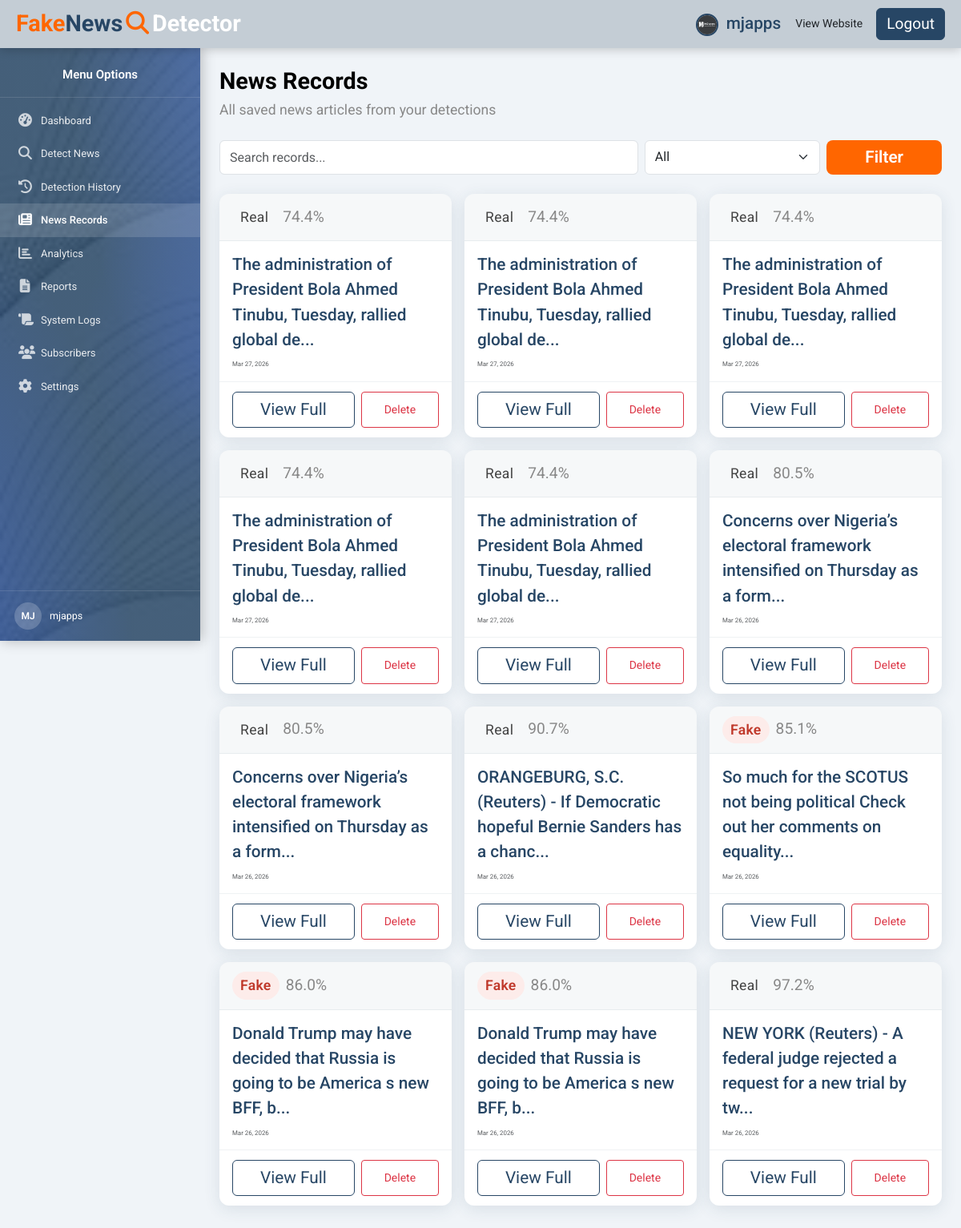
Page /dashboard/records (signed in) on the committed database.
### models/user.py (models this page shows, shortened)
class User(UserMixin, db.Model):
    __tablename__ = 'users'
    id = db.Column(db.Integer, primary_key=True)
    full_name = db.Column(db.String(150), nullable=False)
    email = db.Column(db.String(150), unique=True, nullable=False)
    username = db.Column(db.String(80), unique=True, nullable=False)
    password_hash = db.Column(db.String(256), nullable=False)
    role = db.Column(db.String(20), nullable=False, default='user')
    is_active = db.Column(db.Boolean, nullable=False, default=True)
    created_at = db.Column(db.DateTime, nullable=False, default=datetime.utcnow)
    last_login = db.Column(db.DateTime, nullable=True)
    profile_photo = db.Column(db.String(256), nullable=True)
    reset_token = db.Column(db.String(100), nullable=True)
    reset_token_expiry = db.Column(db.DateTime, nullable=True)
    detections = db.relationship('DetectionHistory', backref='user', lazy=True)
    articles = db.relationship('NewsRecord', backref='user', lazy=True)
    logs = db.relationship('SystemLog', backref='user', lazy=True)
    @property
    def is_authenticated(self):
        return True

### models/article.py (models this page shows, shortened)
class NewsRecord(db.Model):
    __tablename__ = 'news_records'
    id = db.Column(db.Integer, primary_key=True)
    title = db.Column(db.String(300), nullable=False)
    content = db.Column(db.Text, nullable=False)
    prediction = db.Column(db.String(20), nullable=False)
    confidence = db.Column(db.Float, nullable=True)
    source_url = db.Column(db.String(500), nullable=True)
    user_id = db.Column(db.Integer, db.ForeignKey('users.id'), nullable=False)
    created_at = db.Column(db.DateTime, nullable=False, default=datetime.utcnow)

### routes/dashboard.py (the view)
@dashboard_bp.route('/records')
@login_required
def records():
    search = request.args.get('search', '').strip()
    filter_val = request.args.get('filter', '').strip()
    page = request.args.get('page', 1, type=int)
    query = NewsRecord.query.filter_by(user_id=current_user.id)
    if search:
        query = query.filter(
            (NewsRecord.title.ilike(f'%{search}%')) |
            (NewsRecord.content.ilike(f'%{search}%'))
        )
    if filter_val:
        query = query.filter_by(prediction=filter_val)
    records_data = (
        query.order_by(NewsRecord.created_at.desc())
        .paginate(page=page, per_page=12, error_out=False)
    )
    return render_template(
        'dashboard/records.html',
        records=records_data,
        search=search,
        filter_val=filter_val,
    )

### app.py (called while the page is built)
@login_manager.user_loader
def load_user(user_id):
    from models.user import User
    return db.session.get(User, int(user_id))

### templates/dashboard/records.html (shortened to what this page needs)
{% extends "base_dashboard.html" %}
{% block page_content %}
<div class="page-header mb-4">
  <h1 class="page-title" style="color:#000;">News Records</h1>
  <p class="page-sub">All saved news articles from your detections</p>
</div>
<form method="GET" class="row g-2 mb-4 align-items-stretch">
  <div class="col-sm-7">
    <input type="text" name="search" class="form-control h-100" placeholder="Search records..." value="{{ search }}" />
  </div>
  <div class="col-sm-3">
    <select name="filter" class="form-select h-100">
      <option value="" {% if not filter_val %}selected{% endif %}>All</option>
    </select>
  </div>
  <div class="col-sm-2 d-flex">
    <button type="submit" class="btn btn-orange-full w-100" style="font-size:1.3rem; padding:6px 12px;">Filter</button>
  </div>
</form>
<div class="row g-3 mb-4">
  {% for r in records.items %}
  <div class="col-12 col-md-6 col-xl-4">
    <div class="record-card">
      <div class="record-card-header">
        <span class="pred-badge pred-{{ r.prediction|lower }}">{{ r.prediction }}</span>
        <span class="record-conf ms-2">{{ (r.confidence*100)|round(1) }}%</span>
      </div>
      <div class="record-card-body">
        <p class="record-title">{{ r.title[:80] }}</p>
        <small class="text-muted">{{ r.created_at.strftime('%b %d, %Y') }}</small>
      </div>
      <div class="record-card-footer d-flex gap-2">
        <button class="btn btn-sm btn-outline-navy flex-fill view-record-btn"
          data-title="{{ r.title }}"
          data-content="{{ r.content }}"
          data-pred="{{ r.prediction }}"
          data-conf="{{ (r.confidence*100)|round(1) }}"
          data-bs-toggle="modal" data-bs-target="#recordModal">
          View Full
        </button>
        <button class="btn btn-sm btn-outline-danger flex-fill delete-record-btn"
          data-id="{{ r.id }}">
          Delete
        </button>
      </div>
    </div>
  </div>
  {% else %}
  <div class="col-12 text-center text-muted py-5">No records found.</div>
  {% endfor %}
</div>
{% endblock %}

### templates/base_dashboard.html (shortened to what this page needs)
<!DOCTYPE html>
<html lang="en">
<head>
  <link href="https://cdn.jsdelivr.net/npm/bootstrap@5.3.3/dist/css/bootstrap.min.css" rel="stylesheet" />
  <link href="https://cdnjs.cloudflare.com/ajax/libs/font-awesome/6.5.2/css/all.min.css" rel="stylesheet" />
  <link rel="stylesheet" href="{{ url_for('static', filename='css/dashboard.css') }}" />
</head>
<body class="dashboard-body">
  <nav class="dashboard-topbar">
    <div class="d-flex align-items-center gap-3">
      <a href="{{ url_for('public.home') }}" class="dash-logo-text text-decoration-none">
        <span class="logo-fake">Fake</span><span class="logo-news">News</span><i class="fa-solid fa-magnifying-glass mx-1 text-orange"></i><span class="logo-detector-w">Detector</span>
      </a>
    </div>
    <div class="d-flex align-items-center gap-2">
      <div class="dropdown">
        <button class="btn btn-link dash-username p-0 dropdown-toggle text-decoration-none" type="button" data-bs-toggle="dropdown" aria-expanded="false">
          {% if current_user.profile_photo %}
            <img src="{{ url_for('static', filename='images/profile_photos/' ~ current_user.profile_photo) }}"
                 alt="avatar" class="topbar-avatar me-1" />
          {% else %}
            <i class="fa-solid fa-circle-user me-1"></i>
          {% endif %}
          {{ current_user.username }}
        </button>
      </div>
      <a href="{{ url_for('public.home') }}" class="btn btn-outline-orange btn-sm">View Website</a>
      <a href="{{ url_for('auth.logout') }}" class="btn btn-dash-logout btn-sm">Logout</a>
    </div>
  </nav>
  <aside class="dashboard-sidebar" id="dashSidebar">
    <div class="sidebar-logo-area" style="text-align:center;">
      Menu Options
    </div>
    <nav class="sidebar-nav">
      <a href="{{ url_for('dashboard.index') }}"
         class="sidebar-item {% if request.endpoint == 'dashboard.index' %}active{% endif %}">
        <i class="fa-solid fa-gauge-high"></i> <span>Dashboard</span>
      </a>
      <a href="{{ url_for('dashboard.detect') }}"
         class="sidebar-item {% if request.endpoint == 'dashboard.detect' %}active{% endif %}">
        <i class="fa-solid fa-magnifying-glass"></i> <span>Detect News</span>
      </a>
      <a href="{{ url_for('dashboard.history') }}"
         class="sidebar-item {% if request.endpoint == 'dashboard.history' %}active{% endif %}">
        <i class="fa-solid fa-clock-rotate-left"></i> <span>Detection History</span>
      </a>
      <a href="{{ url_for('dashboard.records') }}"
         class="sidebar-item {% if request.endpoint == 'dashboard.records' %}active{% endif %}">
        <i class="fa-solid fa-newspaper"></i> <span>News Records</span>
      </a>
      <a href="{{ url_for('dashboard.analytics') }}"
         class="sidebar-item {% if request.endpoint == 'dashboard.analytics' %}active{% endif %}">
        <i class="fa-solid fa-chart-bar"></i> <span>Analytics</span>
      </a>
      <a href="{{ url_for('dashboard.reports') }}"
         class="sidebar-item {% if request.endpoint == 'dashboard.reports' %}active{% endif %}">
        <i class="fa-solid fa-file-lines"></i> <span>Reports</span>
      </a>
      <a href="{{ url_for('dashboard.logs') }}"
         class="sidebar-item {% if request.endpoint == 'dashboard.logs' %}active{% endif %}">
        <i class="fa-solid fa-scroll"></i> <span>System Logs</span>
      </a>
      <a href="{{ url_for('dashboard.subscribers') }}"
         class="sidebar-item {% if request.endpoint == 'dashboard.subscribers' %}active{% endif %}">
        <i class="fa-solid fa-users"></i> <span>Subscribers</span>
      </a>
      <a href="{{ url_for('dashboard.settings') }}"
         class="sidebar-item {% if request.endpoint == 'dashboard.settings' %}active{% endif %}">
        <i class="fa-solid fa-gear"></i> <span>Settings</span>
      </a>
    </nav>
    <div class="sidebar-user-info">
      <div class="user-avatar">{{ current_user.username[:2].upper() }}</div>
      <div>
        <div class="fw-500">{{ current_user.username }}</div>
      </div>
    </div>
  </aside>
  <main class="dashboard-main" id="dashMain">
    {% block page_content %}{% endblock %}
  </main>
</body>
</html>

### rows in the picture
User: profile_photo (picture), username "mjapps", username "MJ"
NewsRecord: prediction "Real", (r.confidence*100)|round(1) "74.4", title "The administration of President Bola Ahmed Tinubu, Tuesday, rallied global de...", created_at "Mar 27, 2026"
NewsRecord: prediction "Real", (r.confidence*100)|round(1) "74.4", title "The administration of President Bola Ahmed Tinubu, Tuesday, rallied global de...", created_at "Mar 27, 2026"
NewsRecord: prediction "Real", (r.confidence*100)|round(1) "74.4", title "The administration of President Bola Ahmed Tinubu, Tuesday, rallied global de...", created_at "Mar 27, 2026"
NewsRecord: prediction "Real", (r.confidence*100)|round(1) "74.4", title "The administration of President Bola Ahmed Tinubu, Tuesday, rallied global de...", created_at "Mar 27, 2026"
NewsRecord: prediction "Real", (r.confidence*100)|round(1) "74.4", title "The administration of President Bola Ahmed Tinubu, Tuesday, rallied global de...", created_at "Mar 27, 2026"
NewsRecord: prediction "Real", (r.confidence*100)|round(1) "80.5", title "Concerns over Nigeria’s electoral framework intensified on Thursday as a form...", created_at "Mar 26, 2026"
NewsRecord: prediction "Real", (r.confidence*100)|round(1) "80.5", title "Concerns over Nigeria’s electoral framework intensified on Thursday as a form...", created_at "Mar 26, 2026"
NewsRecord: prediction "Real", (r.confidence*100)|round(1) "90.7", title "ORANGEBURG, S.C. (Reuters) - If Democratic hopeful Bernie Sanders has a chanc...", created_at "Mar 26, 2026"
NewsRecord: prediction "Fake", (r.confidence*100)|round(1) "85.1", title "So much for the SCOTUS not being political Check out her comments on equality...", created_at "Mar 26, 2026"
NewsRecord: prediction "Fake", (r.confidence*100)|round(1) "86.0", title "Donald Trump may have decided that Russia is going to be America s new BFF, b...", created_at "Mar 26, 2026"
NewsRecord: prediction "Fake", (r.confidence*100)|round(1) "86.0", title "Donald Trump may have decided that Russia is going to be America s new BFF, b...", created_at "Mar 26, 2026"
NewsRecord: prediction "Real", (r.confidence*100)|round(1) "97.2", title "NEW YORK (Reuters) - A federal judge rejected a request for a new trial by tw...", created_at "Mar 26, 2026"
